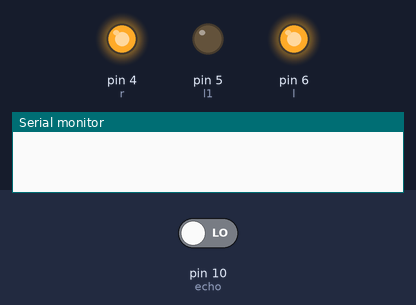
A sketch run on a simulated Arduino Uno, built with avr-gcc and run on an emulated ATmega328P. Parts: output pins drawn as LEDs (lit = HIGH), the last lines printed to the serial monitor. Inputs (shaded band) come from the test bench; at power-on: pin 10 (echo) LOW. Pins used as bus, display or sensor lines are not drawn.

Above: at 0.5 s.
At 2.5 s:
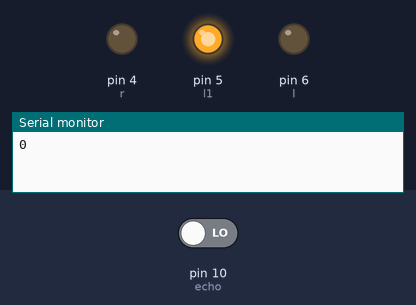
At 4.5 s:
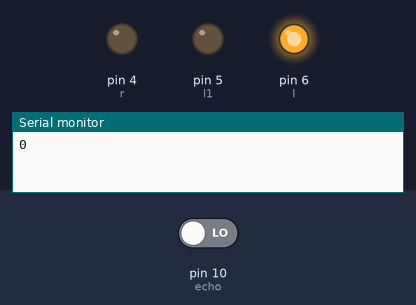
At 5.5 s:
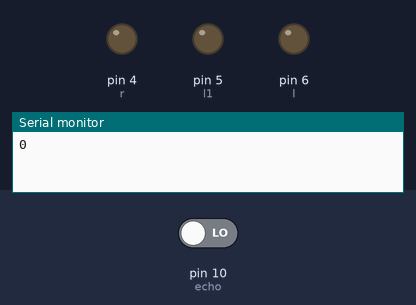
Timing chart, 0 to 7.8 s (numbered marks = the images above):
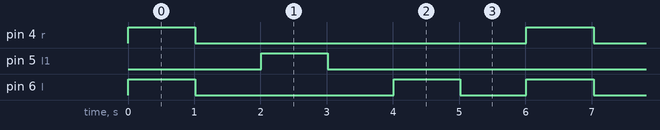

Measured:
- by itself, pin 4 (r), pin 5 (l1): alternates HIGH for 1.0 s and LOW for 5.0 s
- by itself, pin 6 (l): repeats every 6.0 s: LOW 3.0 s, HIGH 1.0 s, LOW 1.0 s, HIGH 1.0 s
- by itself, everything shown: repeats every 6.0 s, in 6 steps

The sketch:

CAR.ino
```cpp
int trig=9;
int echo=10;
int distance;
int dur;
int r=4;
int l=6;
int l1=5;
int rf=2;
int r1=3;
void setup()
{
 pinMode(l,OUTPUT);
 pinMode(r,OUTPUT);
 pinMode(l1,OUTPUT);
 pinMode(r1,OUTPUT);
pinMode(trig,OUTPUT);
pinMode(echo,INPUT);
 Serial.begin(9600);
}

void front()
{

  digitalWrite(l,HIGH);
  digitalWrite(l1,LOW);
  digitalWrite(r1,LOW);
  digitalWrite(r,HIGH);
}
void stop()
{

  digitalWrite(l1,LOW);
  digitalWrite(l,LOW);
  digitalWrite(r1,LOW);
  digitalWrite(r,LOW);
}
void back()
{
  digitalWrite(l,LOW);
  digitalWrite(r,LOW);
  digitalWrite(l1,HIGH);
  digitalWrite(r1,HIGH);
}

void left()
{
  digitalWrite(r1,LOW);
  digitalWrite(l,LOW);
  digitalWrite(r,HIGH);
  digitalWrite(l1,HIGH);
}
void right()
{
  digitalWrite(l1,LOW);
  digitalWrite(l,HIGH);
  digitalWrite(r1,HIGH);
  digitalWrite(r,LOW);
}
void loop()
{
  front();
 digitalWrite(trig,LOW);
  delay(5);
  digitalWrite(trig,HIGH);
  delay(10);
  digitalWrite(trig,LOW);
  dur = pulseIn(echo,HIGH);
  distance = dur*0.34/2;
  Serial.print(distance);
  Serial.print("\t");

if(distance<175)

 {
  stop();
  delay(1000);
  back();
  delay(1000);
  stop();
  delay(1000);
  right();
  delay(1000);
  stop();
  delay(1000);

 }

}
```
